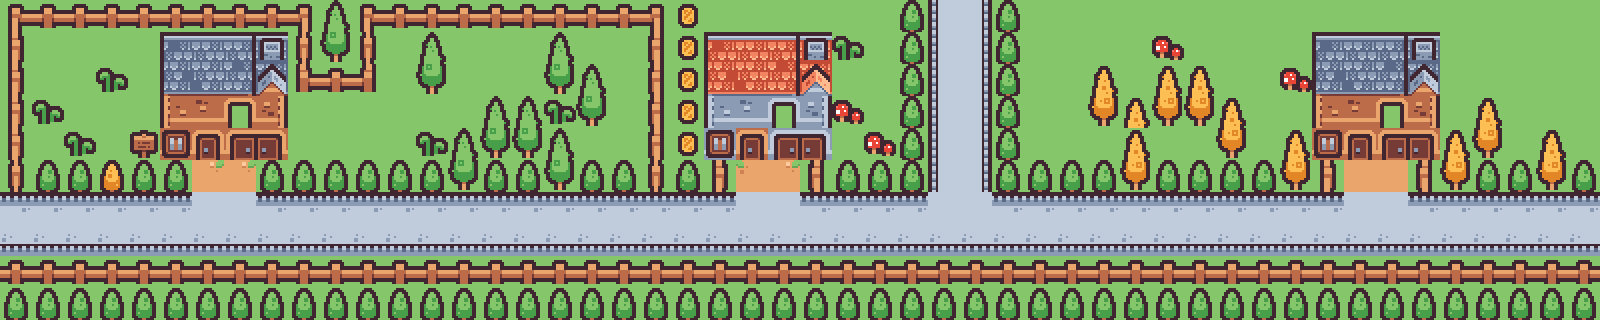

This is a level from a 2D game, rendered from its Tiled map with the project's own tilesets. A one-line summary and the complete map file follow:
An orthogonal 50x10 tile map with 32x32 px tiles, 2 tile layers (ground, level).

<map version="1.10" tiledversion="1.11.2" orientation="orthogonal" renderorder="right-down" compressionlevel="0" width="50" height="10" tilewidth="32" tileheight="32" infinite="0" nextlayerid="5" nextobjectid="1">
 <editorsettings>
  <export target="level3_tilemap.json" format="json" />
 </editorsettings>
 <tileset firstgid="1" name="tiles" tilewidth="32" tileheight="32" tilecount="132" columns="12">
  <image source="tiles.png" width="384" height="352" />
 </tileset>
 <layer id="4" name="ground" width="50" height="10">
  <data encoding="csv">
1,1,1,1,1,1,1,1,1,1,1,1,1,1,1,1,1,1,1,1,1,1,1,1,1,1,1,1,1,1,1,1,1,1,1,1,1,1,1,1,1,1,1,1,1,1,1,1,1,1,
1,1,1,1,1,1,1,1,1,1,1,1,1,1,1,1,1,1,1,1,1,1,1,1,1,1,1,1,1,1,1,1,1,1,1,1,1,1,1,1,1,1,1,1,1,1,1,1,1,1,
1,1,1,1,1,1,1,1,1,1,1,1,1,1,1,1,1,1,1,1,1,1,1,1,1,1,1,1,1,1,1,1,1,1,1,1,1,1,1,1,1,1,1,1,1,1,1,1,1,1,
1,1,1,1,1,1,1,1,1,1,1,1,1,1,1,1,1,1,1,1,1,1,1,1,1,1,1,1,1,1,1,1,1,1,1,1,1,1,1,1,1,1,1,1,1,1,1,1,1,1,
1,1,1,1,1,1,1,1,1,1,1,1,1,1,1,1,1,1,1,1,1,1,1,1,1,1,1,1,1,1,1,1,1,1,1,1,1,1,1,1,1,1,1,1,1,1,1,1,1,1,
1,1,1,1,1,1,1,1,1,1,1,1,1,1,1,1,1,1,1,1,1,1,1,1,1,1,1,1,1,1,1,1,1,1,1,1,1,1,1,1,1,1,1,1,1,1,1,1,1,1,
1,1,1,1,1,1,1,1,1,1,1,1,1,1,1,1,1,1,1,1,1,1,1,1,1,1,1,1,1,1,1,1,1,1,1,1,1,1,1,1,1,1,1,1,1,1,1,1,1,1,
1,1,1,1,1,1,1,1,1,1,1,1,1,1,1,1,1,1,1,1,1,1,1,1,1,1,1,1,1,1,1,1,1,1,1,1,1,1,1,1,1,1,1,1,1,1,1,1,1,1,
1,1,1,1,1,1,1,1,1,1,1,1,1,1,1,1,1,1,1,1,1,1,1,1,1,1,1,1,1,1,1,1,1,1,1,1,1,1,1,1,1,1,1,1,1,1,1,1,1,1,
1,1,1,1,1,1,1,1,1,1,1,1,1,1,1,1,1,1,1,1,1,1,1,1,1,1,1,1,1,1,1,1,1,1,1,1,1,1,1,1,1,1,1,1,1,1,1,1,1,1
</data>
 </layer>
 <layer id="2" name="level" width="50" height="10">
  <data encoding="csv">
45,46,46,46,46,46,46,46,46,47,5,45,46,46,46,46,46,46,46,46,47,94,0,0,0,0,0,0,29,109,111,29,0,0,0,0,0,0,0,0,0,0,0,0,0,0,0,0,0,0,
57,0,0,0,0,49,50,51,52,60,17,60,0,5,0,0,0,5,0,0,59,94,53,54,55,56,18,0,29,109,111,29,0,0,0,0,30,0,0,0,0,49,50,51,52,0,0,0,0,0,
57,0,0,18,0,61,62,63,64,69,46,71,0,17,0,0,0,17,5,0,59,94,65,66,67,68,0,0,29,109,111,29,0,0,4,0,4,4,0,0,30,61,62,63,64,0,0,0,0,0,
57,18,0,0,0,73,74,75,76,0,0,0,0,0,0,5,5,18,17,0,59,94,77,78,79,80,30,0,29,109,111,29,0,0,16,4,16,16,4,0,0,73,74,75,76,0,4,0,0,0,
57,0,18,0,84,85,86,87,88,0,0,0,0,18,5,17,17,5,0,0,59,94,89,86,91,92,0,30,29,109,111,29,0,0,0,4,0,0,16,0,4,85,86,87,88,4,16,0,4,0,
60,29,29,28,29,29,41,41,29,29,29,29,29,29,17,29,29,17,29,29,60,29,57,40,41,59,29,29,29,109,111,29,29,29,29,16,29,29,29,29,16,57,26,26,59,16,29,29,16,29,
98,98,98,98,98,98,110,110,98,98,98,98,98,98,98,98,98,98,98,98,98,98,98,110,110,98,98,98,98,110,110,98,98,98,98,98,98,98,98,98,98,98,110,110,98,98,98,98,98,98,
122,122,122,122,122,122,122,122,122,122,122,122,122,122,122,122,122,122,122,122,122,122,122,122,122,122,122,122,122,122,122,122,122,122,122,122,122,122,122,122,122,122,122,122,122,122,122,122,122,122,
46,46,46,46,46,46,46,46,46,46,46,46,46,46,46,46,46,46,46,46,46,46,46,46,46,46,46,46,46,46,46,46,46,46,46,46,46,46,46,46,46,46,46,46,46,46,46,46,46,46,
29,29,29,29,29,29,29,29,29,29,29,29,29,29,29,29,29,29,29,29,29,29,29,29,29,29,29,29,29,29,29,29,29,29,29,29,29,29,29,29,29,29,29,29,29,29,29,29,29,29
</data>
 </layer>
</map>
